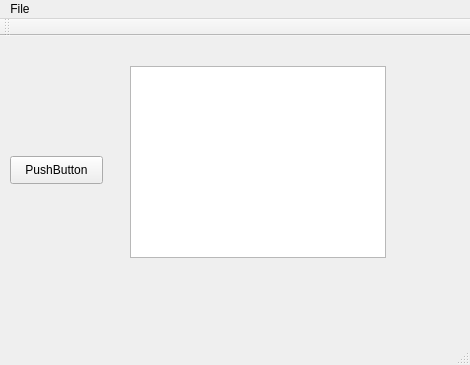
<?xml version="1.0" encoding="UTF-8"?>
<ui version="4.0">
 <class>MainWindow</class>
 <widget class="QMainWindow" name="MainWindow">
  <property name="geometry">
   <rect>
    <x>0</x>
    <y>0</y>
    <width>470</width>
    <height>365</height>
   </rect>
  </property>
  <property name="windowTitle">
   <string>MainWindow</string>
  </property>
  <widget class="QWidget" name="centralWidget">
   <widget class="QPushButton" name="pushButton">
    <property name="geometry">
     <rect>
      <x>10</x>
      <y>120</y>
      <width>93</width>
      <height>28</height>
     </rect>
    </property>
    <property name="text">
     <string>PushButton</string>
    </property>
   </widget>
   <widget class="QListView" name="listView">
    <property name="geometry">
     <rect>
      <x>130</x>
      <y>30</y>
      <width>256</width>
      <height>192</height>
     </rect>
    </property>
   </widget>
  </widget>
  <widget class="QMenuBar" name="menuBar">
   <property name="geometry">
    <rect>
     <x>0</x>
     <y>0</y>
     <width>470</width>
     <height>26</height>
    </rect>
   </property>
   <widget class="QMenu" name="menuFile">
    <property name="title">
     <string>File</string>
    </property>
    <addaction name="actionRegexp_Editor"/>
   </widget>
   <addaction name="menuFile"/>
  </widget>
  <widget class="QToolBar" name="mainToolBar">
   <attribute name="toolBarArea">
    <enum>TopToolBarArea</enum>
   </attribute>
   <attribute name="toolBarBreak">
    <bool>false</bool>
   </attribute>
  </widget>
  <widget class="QStatusBar" name="statusBar"/>
  <action name="actionRegexp_Editor">
   <property name="text">
    <string>Regexp Editor</string>
   </property>
  </action>
 </widget>
 <layoutdefault spacing="6" margin="11"/>
 <resources/>
 <connections>
  <connection>
   <sender>pushButton</sender>
   <signal>clicked()</signal>
   <receiver>listView</receiver>
   <slot>reset()</slot>
   <hints>
    <hint type="sourcelabel">
     <x>69</x>
     <y>177</y>
    </hint>
    <hint type="destinationlabel">
     <x>169</x>
     <y>170</y>
    </hint>
   </hints>
  </connection>
 </connections>
</ui>
